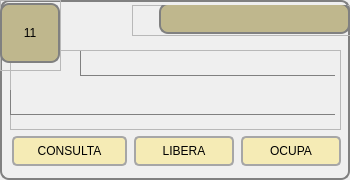
        <widget class="QGroupBox" name="groupBox_12">
         <property name="minimumSize">
          <size>
           <width>350</width>
           <height>180</height>
          </size>
         </property>
         <property name="maximumSize">
          <size>
           <width>350</width>
           <height>180</height>
          </size>
         </property>
         <property name="styleSheet">
          <string notr="true">QPushButton{
	border: 2px solid;
    border-radius: 5px;
	border-color: rgb(166, 166, 166);
	font: 11pt &quot;Arial&quot;; 
	background-color: rgb(245, 235, 181);		
}

QPushButton::hover{
    border: 1px solid gray;
    border-radius: 6px;
	font: Bold 11pt &quot;Arial&quot;; 
	background-color:rgb(191, 183, 141);		
}

QGroupBox{
    background-color: qlineargradient(x1: 0, y1: 0, x2: 0, y2: 1,
                                      stop: 0 #E0E0E0, stop: 1 #FFFFFF);
    border: 2px solid gray;
    border-radius: 9px;
    margin-top: 1ex; /* leave space at the top for the title */
}</string>
         </property>
         <property name="title">
          <string/>
         </property>
         <widget class="QWidget" name="layoutWidget_12">
          <property name="geometry">
           <rect>
            <x>11</x>
            <y>135</y>
            <width>331</width>
            <height>32</height>
           </rect>
          </property>
          <layout class="QHBoxLayout" name="horizontalLayout_13">
           <item>
            <widget class="QPushButton" name="btn_consulta_11">
             <property name="minimumSize">
              <size>
               <width>115</width>
               <height>30</height>
              </size>
             </property>
             <property name="maximumSize">
              <size>
               <width>105</width>
               <height>30</height>
              </size>
             </property>
             <property name="text">
              <string>CONSULTA</string>
             </property>
            </widget>
           </item>
           <item>
            <widget class="QPushButton" name="btn_libera_11">
             <property name="minimumSize">
              <size>
               <width>100</width>
               <height>30</height>
              </size>
             </property>
             <property name="maximumSize">
              <size>
               <width>100</width>
               <height>30</height>
              </size>
             </property>
             <property name="text">
              <string>LIBERA</string>
             </property>
            </widget>
           </item>
           <item>
            <widget class="QPushButton" name="btn_ocupa_11">
             <property name="minimumSize">
              <size>
               <width>100</width>
               <height>30</height>
              </size>
             </property>
             <property name="maximumSize">
              <size>
               <width>100</width>
               <height>30</height>
              </size>
             </property>
             <property name="text">
              <string>OCUPA</string>
             </property>
            </widget>
           </item>
          </layout>
         </widget>
         <widget class="QFrame" name="frame_33">
          <property name="geometry">
           <rect>
            <x>10</x>
            <y>50</y>
            <width>331</width>
            <height>80</height>
           </rect>
          </property>
          <property name="styleSheet">
           <string notr="true">QLabel{
	border: 1px solid;
	border-right-color: transparent;
	border-top-color: transparent;
	border-left-color: gray;
	border-bottom-color: gray;
	font: Bold Italic 12pt &quot;Courier&quot;;

}
</string>
          </property>
          <property name="frameShape">
           <enum>QFrame::StyledPanel</enum>
          </property>
          <property name="frameShadow">
           <enum>QFrame::Raised</enum>
          </property>
          <widget class="QLabel" name="lbl_referencia_11">
           <property name="geometry">
            <rect>
             <x>0</x>
             <y>40</y>
             <width>325</width>
             <height>25</height>
            </rect>
           </property>
           <property name="text">
            <string/>
           </property>
          </widget>
          <widget class="QLabel" name="lbl_ocupa_libera_11">
           <property name="geometry">
            <rect>
             <x>70</x>
             <y>1</y>
             <width>255</width>
             <height>25</height>
            </rect>
           </property>
           <property name="text">
            <string/>
           </property>
          </widget>
         </widget>
         <widget class="QFrame" name="frame_34">
          <property name="geometry">
           <rect>
            <x>132</x>
            <y>5</y>
            <width>221</width>
            <height>31</height>
           </rect>
          </property>
          <property name="styleSheet">
           <string notr="true">QLabel{
    border: 2px solid gray;
    border-radius: 9px;
	font: Bold 15pt &quot;Arial&quot;; 
	background-color: rgb(191, 183, 141);	
}
</string>
          </property>
          <property name="frameShape">
           <enum>QFrame::StyledPanel</enum>
          </property>
          <property name="frameShadow">
           <enum>QFrame::Raised</enum>
          </property>
          <widget class="QLabel" name="lbl_estado_11">
           <property name="geometry">
            <rect>
             <x>27</x>
             <y>-2</y>
             <width>191</width>
             <height>31</height>
            </rect>
           </property>
           <property name="text">
            <string/>
           </property>
           <property name="alignment">
            <set>Qt::AlignCenter</set>
           </property>
          </widget>
         </widget>
         <widget class="QFrame" name="frame_35">
          <property name="geometry">
           <rect>
            <x>0</x>
            <y>0</y>
            <width>61</width>
            <height>71</height>
           </rect>
          </property>
          <property name="styleSheet">
           <string notr="true">QLabel{
    border: 2px solid gray;
    border-radius: 9px;
	font: Bold 25pt &quot;Arial&quot;; 
	background-color: rgb(191, 183, 141);	
}
</string>
          </property>
          <property name="frameShape">
           <enum>QFrame::StyledPanel</enum>
          </property>
          <property name="frameShadow">
           <enum>QFrame::Raised</enum>
          </property>
          <widget class="QLabel" name="label_11">
           <property name="geometry">
            <rect>
             <x>0</x>
             <y>3</y>
             <width>60</width>
             <height>60</height>
            </rect>
           </property>
           <property name="text">
            <string>11</string>
           </property>
           <property name="alignment">
            <set>Qt::AlignCenter</set>
           </property>
          </widget>
         </widget>
        </widget>
